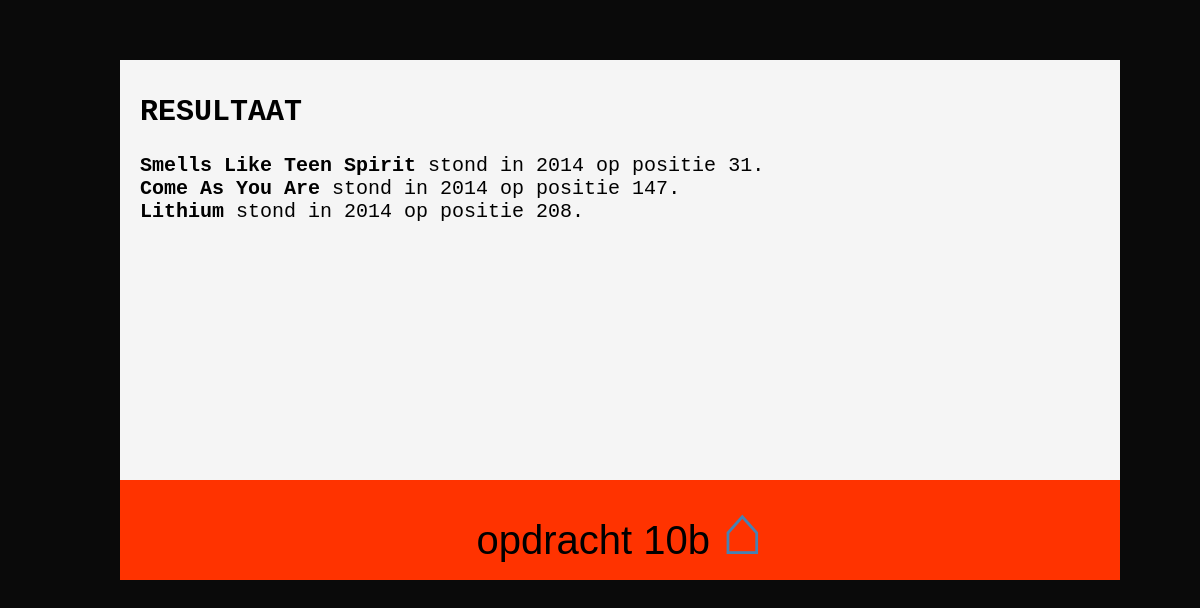
The app's page /public/PHP/opdracht_10b.php with its own data.
### tables this page shows
CREATE TABLE IF NOT EXISTS `artiest` (
`id` int(11) NOT NULL,
  `artiest` varchar(255) DEFAULT NULL
);

CREATE TABLE IF NOT EXISTS `titel` (
`id` int(11) NOT NULL,
  `titel` varchar(255) DEFAULT NULL,
  `jaar` int(11) DEFAULT NULL,
  `artiest_id` int(11) DEFAULT NULL
);

CREATE TABLE IF NOT EXISTS `notering` (
`id` int(11) NOT NULL,
  `jaar` int(11) DEFAULT NULL,
  `lied_id` int(11) DEFAULT NULL,
  `positie` int(11) DEFAULT NULL
);

### public/PHP/opdracht_10b.php (the view, shortened to what this page needs)
<?PHP
include('opdracht_begin.php');
require('database.php');
$database = "top_2000_v2";
$DBverbinding = mysqli_connect($servernaam, $gebruikersnaam, $wachtwoord, $database);
echo "<h2>RESULTAAT</h2>";
$sql = "SELECT * FROM artiest,titel,notering WHERE artiest.id=titel.artiest_id AND notering.lied_id=titel.id AND notering.jaar=2014 AND artiest='Nirvana' ORDER BY positie ASC";
$records = mysqli_query($DBverbinding, $sql);
while($record = mysqli_fetch_assoc($records)) {
  echo "<b>".$record["titel"]."</b> stond in 2014 op positie ".$record['positie'].".<br>";
}
include('opdracht_eind.php');
?>

### public/PHP/CSS/main.css (style rules this page uses)
body { background-color: #0A0A0A; padding: 0; margin: 0; font-size: 125%; }

### records on screen
artiest: titel.titel "Smells Like Teen Spirit", notering.positie "31", titel.titel "Come As You Are", notering.positie "147", titel.titel "Lithium", notering.positie "208"

### other values on screen
$titel "opdracht 10b"
